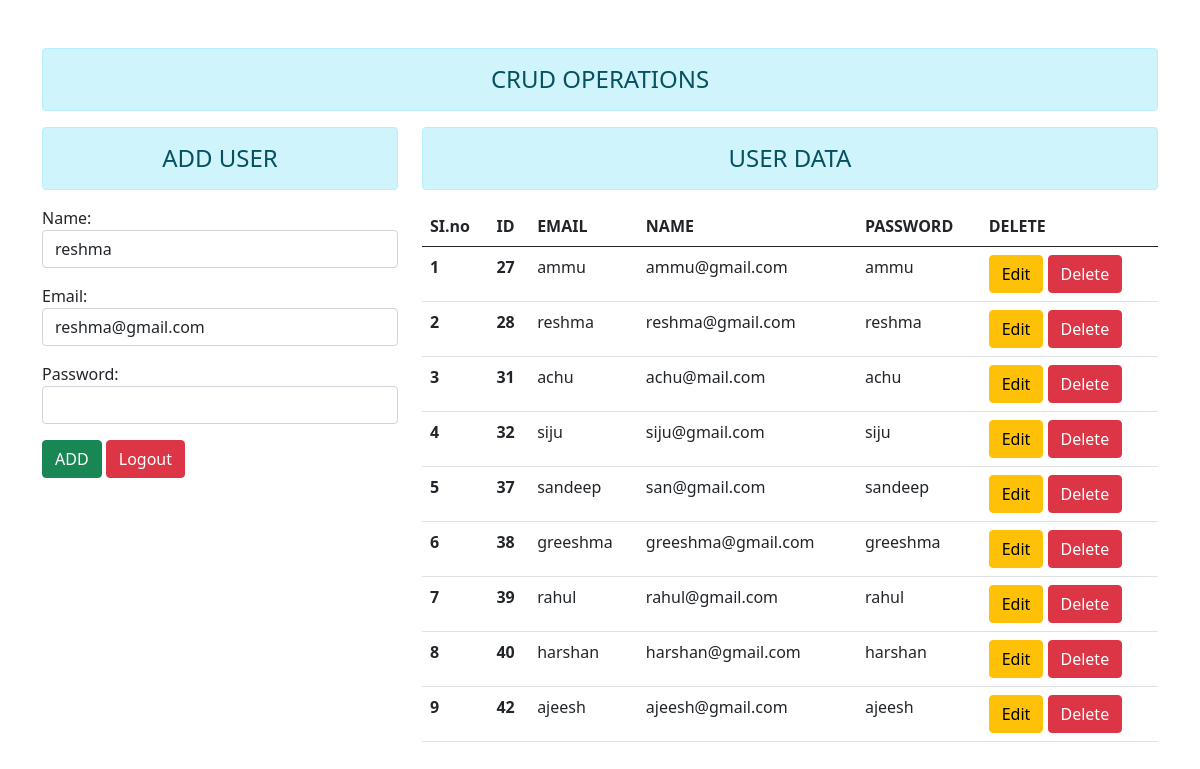
Page /edit/28 on the committed database.
### home/models.py (models this page shows)
class Amodel(models.Model):
    name = models.CharField(max_length=100)
    email = models.EmailField(max_length=100)
    password = models.CharField(max_length=100)

### home/views.py (the view)
# urls.py: path('edit/<int:id>', views.edit, name="edit"),
def edit(request,id):
    if request.method=="POST":
        fm =student(request.POST)
        if fm.is_valid():
            name = request.POST['name']
            email = request.POST['email']
            password = request.POST['password']
            Amodel.objects.filter(id=id).update(name=name,email=email,password=password)
        fm = student()
        stu=Amodel.objects.all()
        return redirect("add")
    else:
        vl = Amodel.objects.get(id=id)
        fm = student(instance=vl)
        stu=Amodel.objects.all()
    return render(request,'add.html',{'fm':fm,'stu':stu})

### home/forms.py (shortened to what this page needs)
class student(forms.ModelForm):
     class Meta:
         model=Amodel
         fields = ['name','email','password']
         widgets={
             'name':forms.TextInput(attrs={'class': 'form-control'}),
             'email':forms.EmailInput(attrs={'class': 'form-control'}),
             'password':forms.PasswordInput(attrs={'class': 'form-control'}),
         }

### templates/add.html (shortened to what this page needs)
{% extends 'base.html' %}
{% block content %}
<h4 class="text-center alert alert-info">CRUD OPERATIONS</h4>
     <div class="row">
        <div class="col-sm-4">
            <h4 class="text-center alert alert-info">ADD USER</h4>
            <form action="" method="post">
              {{fm.as_p}}
              <input type="submit" class="btn btn-success" value="ADD">
              <a href="{% url 'adminlogin' %}" class="btn btn-danger">Logout</a>
            </form>
        </div>
        <div class="col-sm-8">
        <h4 class="text-center alert alert-info">USER DATA</h4>
        <table class="table table-hover">
            <thead>
              <tr>
                <th scope="col">SI.no</th>
                <th scope="col">ID</th>
                <th scope="col">EMAIL</th>
                <th scope="col">NAME</th>
                <th scope="col">PASSWORD</th>
                <th scope="col">DELETE</th>
              </tr>
            </thead>
            <tbody>
{% for i in stu %}
                <tr>
                    <th>{{forloop.counter}}</th>
                    <th scope="row">{{i.id}}</th>
                    <td>{{i.name}}</td>
                    <td>{{i.email}}</td>
                    <td>{{i.password}}</td>
                    <td>
                        <a href="/edit/{{i.id}}" class="btn btn-warning">Edit</a>
                        <a href="/delete/{{i.id}}" class="btn btn-danger">Delete</a>
                    </td>
                  </tr>
{% endfor%}
            </tbody>
        </table>
        </div>
     </div>
{% endblock content %}

### templates/base.html (style rules this page uses)
body { background:ash; }

### rows in the picture
Amodel: name "reshma", email "reshma@gmail.com", id "28", password "reshma"
Amodel: id "27", name "ammu", email "ammu@gmail.com", password "ammu"
Amodel: id "31", name "achu", email "achu@mail.com", password "achu"
Amodel: id "32", name "siju", email "siju@gmail.com", password "siju"
Amodel: id "37", name "sandeep", email "san@gmail.com", password "sandeep"
Amodel: id "38", name "greeshma", email "greeshma@gmail.com", password "greeshma"
Amodel: id "39", name "rahul", email "rahul@gmail.com", password "rahul"
Amodel: id "40", name "harshan", email "harshan@gmail.com", password "harshan"
Amodel: id "42", name "ajeesh", email "ajeesh@gmail.com", password "ajeesh"
